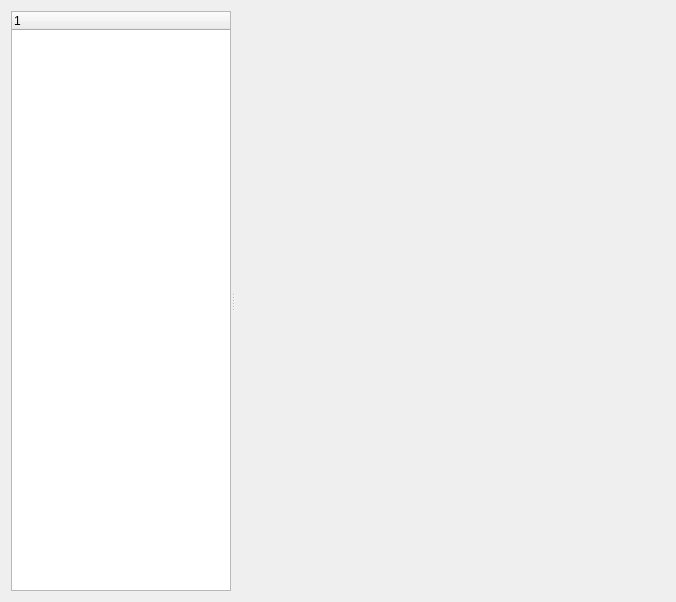
<?xml version="1.0" encoding="UTF-8"?>
<ui version="4.0">
 <class>OrocosComposer</class>
 <widget class="QWidget" name="OrocosComposer">
  <property name="geometry">
   <rect>
    <x>0</x>
    <y>0</y>
    <width>676</width>
    <height>602</height>
   </rect>
  </property>
  <property name="windowTitle">
   <string>Orocos Composer</string>
  </property>
  <layout class="QHBoxLayout" name="horizontalLayout">
   <item>
    <widget class="QSplitter" name="splitter">
     <property name="orientation">
      <enum>Qt::Horizontal</enum>
     </property>
     <widget class="QTreeWidget" name="compositionModels">
      <property name="sizePolicy">
       <sizepolicy hsizetype="Expanding" vsizetype="Expanding">
        <horstretch>1</horstretch>
        <verstretch>0</verstretch>
       </sizepolicy>
      </property>
      <column>
       <property name="text">
        <string/>
       </property>
      </column>
     </widget>
     <widget class="QWidget" name="graphHolder" native="true">
      <property name="sizePolicy">
       <sizepolicy hsizetype="Preferred" vsizetype="Preferred">
        <horstretch>5</horstretch>
        <verstretch>0</verstretch>
       </sizepolicy>
      </property>
     </widget>
    </widget>
   </item>
  </layout>
 </widget>
 <resources/>
 <connections/>
</ui>
